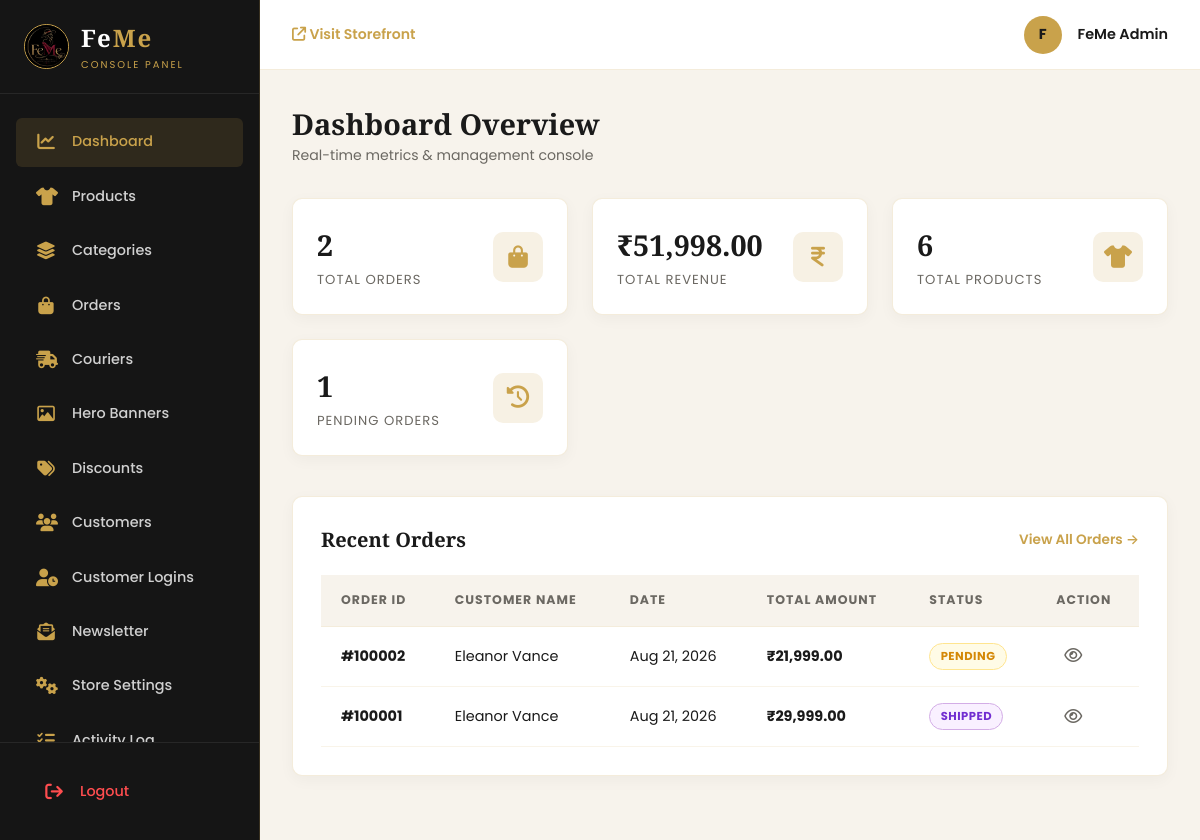
/admin/index.php (signed in), run on the app's committed database.
### tables this page shows
CREATE TABLE IF NOT EXISTS `orders` (
  `id` INT AUTO_INCREMENT PRIMARY KEY,
  `user_id` INT DEFAULT NULL,
  `total_amount` DECIMAL(10, 2) NOT NULL,
  `status` ENUM('pending', 'confirmed', 'shipped', 'delivered', 'cancelled') NOT NULL DEFAULT 'pending',
  `shipping_address` TEXT NOT NULL,
  `payment_method` VARCHAR(50) NOT NULL DEFAULT 'cod',
  `razorpay_order_id` VARCHAR(255) DEFAULT NULL,
  `razorpay_payment_id` VARCHAR(255) DEFAULT NULL,
  `payment_status` ENUM('pending', 'paid', 'failed', 'refunded') NOT NULL DEFAULT 'pending',
  `courier_id` INT DEFAULT NULL,
  `tracking_number` VARCHAR(255) DEFAULT NULL,
  `tracking_url` VARCHAR(500) DEFAULT NULL,
  `shipped_at` DATETIME DEFAULT NULL,
  `created_at` TIMESTAMP DEFAULT CURRENT_TIMESTAMP,
  CONSTRAINT `fk_orders_user` FOREIGN KEY (`user_id`) REFERENCES `users` (`id`) ON DELETE SET NULL ON UPDATE CASCADE,
  CONSTRAINT `fk_orders_courier` FOREIGN KEY (`courier_id`) REFERENCES `couriers` (`id`) ON DELETE SET NULL ON UPDATE CASCADE,
  INDEX `idx_orders_user_id` (`user_id`),
  INDEX `idx_orders_status` (`status`),
  INDEX `idx_orders_courier_id` (`courier_id`)
);

CREATE TABLE IF NOT EXISTS `users` (
  `id` INT AUTO_INCREMENT PRIMARY KEY,
  `name` VARCHAR(255) NOT NULL,
  `email` VARCHAR(255) NOT NULL UNIQUE,
  `password_hash` VARCHAR(255) NOT NULL,
  `phone` VARCHAR(50) DEFAULT NULL,
  `address` TEXT DEFAULT NULL,
  `role` ENUM('customer', 'admin') NOT NULL DEFAULT 'customer',
  `remember_token` VARCHAR(255) DEFAULT NULL,
  `last_login_at` DATETIME DEFAULT NULL,
  `last_login_ip` VARCHAR(45) DEFAULT NULL,
  `login_count` INT NOT NULL DEFAULT 0,
  `created_at` TIMESTAMP DEFAULT CURRENT_TIMESTAMP,
  INDEX `idx_remember_token` (`remember_token`),
  INDEX `idx_last_login` (`last_login_at`)
);

### includes/functions.php (called while the page is built, shortened)
<?php
function sanitize($data) {
    return htmlspecialchars(trim((string)$data), ENT_QUOTES, 'UTF-8');
}
function format_price($price) {
    return '₹' . number_format((float)$price, 2);
}

### admin/index.php (the view, shortened to what this page needs)
<?php
require_once __DIR__ . '/includes/admin_header.php';
try {
    $totalOrders = $pdo->query("SELECT COUNT(*) FROM orders")->fetchColumn();
    $totalRevenue = $pdo->query("SELECT COALESCE(SUM(total_amount), 0) FROM orders WHERE status != 'cancelled'")->fetchColumn();
    $totalProducts = $pdo->query("SELECT COUNT(*) FROM products")->fetchColumn();
    $pendingOrders = $pdo->query("SELECT COUNT(*) FROM orders WHERE status = 'pending'")->fetchColumn();
} catch (PDOException $e) {
    $totalOrders = 0;
    $totalRevenue = 0;
    $totalProducts = 0;
    $pendingOrders = 0;
}
try {
    $stmt = $pdo->query("
        SELECT o.*, u.name AS user_name, u.email AS user_email
        FROM orders o
        LEFT JOIN users u ON o.user_id = u.id
        ORDER BY o.id DESC
        LIMIT 10
    ");
    $recentOrders = $stmt->fetchAll();
} catch (PDOException $e) {
    $recentOrders = [];
}
?>
<div class="page-header-flex">
    <div>
        <h1 class="page-title">Dashboard Overview</h1>
        <p style="font-size: 0.88rem; color: var(--admin-text-muted);">Real-time metrics & management console</p>
    </div>
</div>
<div class="stats-grid">
    <div class="stat-card">
        <div class="stat-info">
            <div class="stat-value"><?= number_format($totalOrders) ?></div>
            <div class="stat-label">Total Orders</div>
        </div>
        <div class="stat-icon"><i class="fa-solid fa-bag-shopping"></i></div>
    </div>
    <div class="stat-card">
        <div class="stat-info">
            <div class="stat-value"><?= format_price($totalRevenue) ?></div>
            <div class="stat-label">Total Revenue</div>
        </div>
        <div class="stat-icon"><i class="fa-solid fa-indian-rupee-sign"></i></div>
    </div>
    <div class="stat-card">
        <div class="stat-info">
            <div class="stat-value"><?= number_format($totalProducts) ?></div>
            <div class="stat-label">Total Products</div>
        </div>
        <div class="stat-icon"><i class="fa-solid fa-shirt"></i></div>
    </div>
    <div class="stat-card">
        <div class="stat-info">
            <div class="stat-value"><?= number_format($pendingOrders) ?></div>
            <div class="stat-label">Pending Orders</div>
        </div>
        <div class="stat-icon"><i class="fa-solid fa-clock-rotate-left"></i></div>
    </div>
</div>
<div class="admin-card">
    <div style="display: flex; align-items: center; justify-content: space-between; margin-bottom: 1.25rem;">
        <h3 class="card-title" style="margin-bottom: 0;">Recent Orders</h3>
        <a href="orders.php" style="color: var(--admin-gold); font-size: 0.85rem; font-weight: 600; text-decoration: none;">View All Orders &rarr;</a>
    </div>
    <div class="admin-table-wrapper">
        <table class="admin-table">
            <thead>
                <tr>
                    <th>Order ID</th>
                    <th>Customer Name</th>
                    <th>Date</th>
                    <th>Total Amount</th>
                    <th>Status</th>
                    <th>Action</th>
                </tr>
            </thead>
            <tbody>
                <?php if (!empty($recentOrders)): ?>
                    <?php foreach ($recentOrders as $order): ?>
                        <tr>
                            <td><strong>#<?= sprintf('%06d', $order['id']) ?></strong></td>
                            <td><?= sanitize($order['user_name'] ?? 'Guest Client') ?></td>
                            <td><?= date('M d, Y', strtotime($order['created_at'])) ?></td>
                            <td><strong><?= format_price($order['total_amount']) ?></strong></td>
                            <td>
                                <span class="badge-status badge-<?= sanitize($order['status']) ?>">
                                    <?= strtoupper(sanitize($order['status'])) ?>
                                </span>
                            </td>
                            <td>
                                <a href="orders.php?view=<?= $order['id'] ?>" class="btn-action edit" title="View Order Details">
                                    <i class="fa-regular fa-eye"></i>
                                </a>
                            </td>
                        </tr>
                    <?php endforeach; ?>
                <?php endif; ?>
            </tbody>
        </table>
    </div>
</div>
<?php
require_once __DIR__ . '/includes/admin_footer.php';
?>

### admin/assets/admin.css (style rules this page uses)
:root { --admin-bg-sidebar: #151515; --admin-bg-content: #F7F3EC; --admin-bg-card: #FFFFFF; --admin-text-dark: #1A1A1A; --admin-text-muted: #6B6862; --admin-gold: #C9A24B; --admin-gold-hover: #B8923D; --admin-border: rgba(201, 162, 75, 0.2); --font-serif: 'Playfair Display', Georgia, serif; --font-sans: 'Poppins', -apple-system, BlinkMacSystemFont, sans-serif; --radius-sm: 6px; --radius-md: 10px; }
*, *::before, *::after { box-sizing: border-box; margin: 0; padding: 0; }
body { font-family: var(--font-sans); background-color: var(--admin-bg-content); color: var(--admin-text-dark); line-height: 1.5; overflow-x: hidden; }
.page-header-flex { display: flex; align-items: center; justify-content: space-between; margin-bottom: 2rem; flex-wrap: wrap; gap: 1rem; }
.page-title { font-family: var(--font-serif); font-size: 1.8rem; font-weight: 700; color: var(--admin-text-dark); }
.stats-grid { display: grid; grid-template-columns: repeat(auto-fit, minmax(220px, 1fr)); gap: 1.5rem; margin-bottom: 2.5rem; }
.stat-card { background: var(--admin-bg-card); border-radius: var(--radius-md); padding: 1.5rem; border: 1px solid var(--admin-border); box-shadow: 0 4px 15px rgba(0,0,0,0.04); display: flex; align-items: center; justify-content: space-between; }
.stat-info .stat-value { font-family: var(--font-serif); font-size: 1.8rem; font-weight: 700; color: var(--admin-text-dark); }
.stat-info .stat-label { font-size: 0.82rem; color: var(--admin-text-muted); text-transform: uppercase; letter-spacing: 1px; margin-top: 4px; }
.stat-icon { width: 50px; height: 50px; border-radius: var(--radius-md); background: rgba(201, 162, 75, 0.15); color: var(--admin-gold); display: flex; align-items: center; justify-content: center; font-size: 1.4rem; }
.admin-card { background: var(--admin-bg-card); border-radius: var(--radius-md); padding: 1.75rem; border: 1px solid var(--admin-border); box-shadow: 0 4px 15px rgba(0,0,0,0.04); margin-bottom: 2rem; }
.card-title { font-family: var(--font-serif); font-size: 1.25rem; font-weight: 700; margin-bottom: 1.25rem; color: var(--admin-text-dark); }
.admin-table-wrapper { overflow-x: auto; }
.admin-table { width: 100%; border-collapse: collapse; text-align: left; font-size: 0.9rem; }
.admin-table th, .admin-table td { padding: 1rem 1.25rem; vertical-align: middle; }
.admin-table th { background: var(--admin-bg-content); font-size: 0.78rem; text-transform: uppercase; letter-spacing: 1px; color: var(--admin-text-muted); border-bottom: 1px solid var(--admin-border); }
.admin-table tr { border-bottom: 1px solid rgba(201, 162, 75, 0.12); }
.badge-status { display: inline-block; padding: 0.25rem 0.65rem; border-radius: 50px; font-size: 0.72rem; font-weight: 700; text-transform: uppercase; letter-spacing: 0.5px; }
.badge-pending { background: #fffbe6; color: #d48806; border: 1px solid #ffe58f; }
.badge-shipped { background: #f9f0ff; color: #722ed1; border: 1px solid #d3ade6; }
.btn-action { background: none; border: none; color: var(--admin-text-muted); font-size: 1rem; cursor: pointer; padding: 0.35rem 0.5rem; border-radius: 4px; transition: all 0.2s ease; }

### data on the page
orders: id "100002", user.name "Eleanor Vance", created_at "Aug 21, 2026", total_amount "₹21,999.00", status "PENDING"
orders: id "100001", user.name "Eleanor Vance", created_at "Aug 21, 2026", total_amount "₹29,999.00", status "SHIPPED"

### other printed values
substr($adminName, 0, 1) "F"
$adminName "FeMe Admin"
$totalOrders "2"
format_price($totalRevenue) "₹51,998.00"
$totalProducts "6"
$pendingOrders "1"
